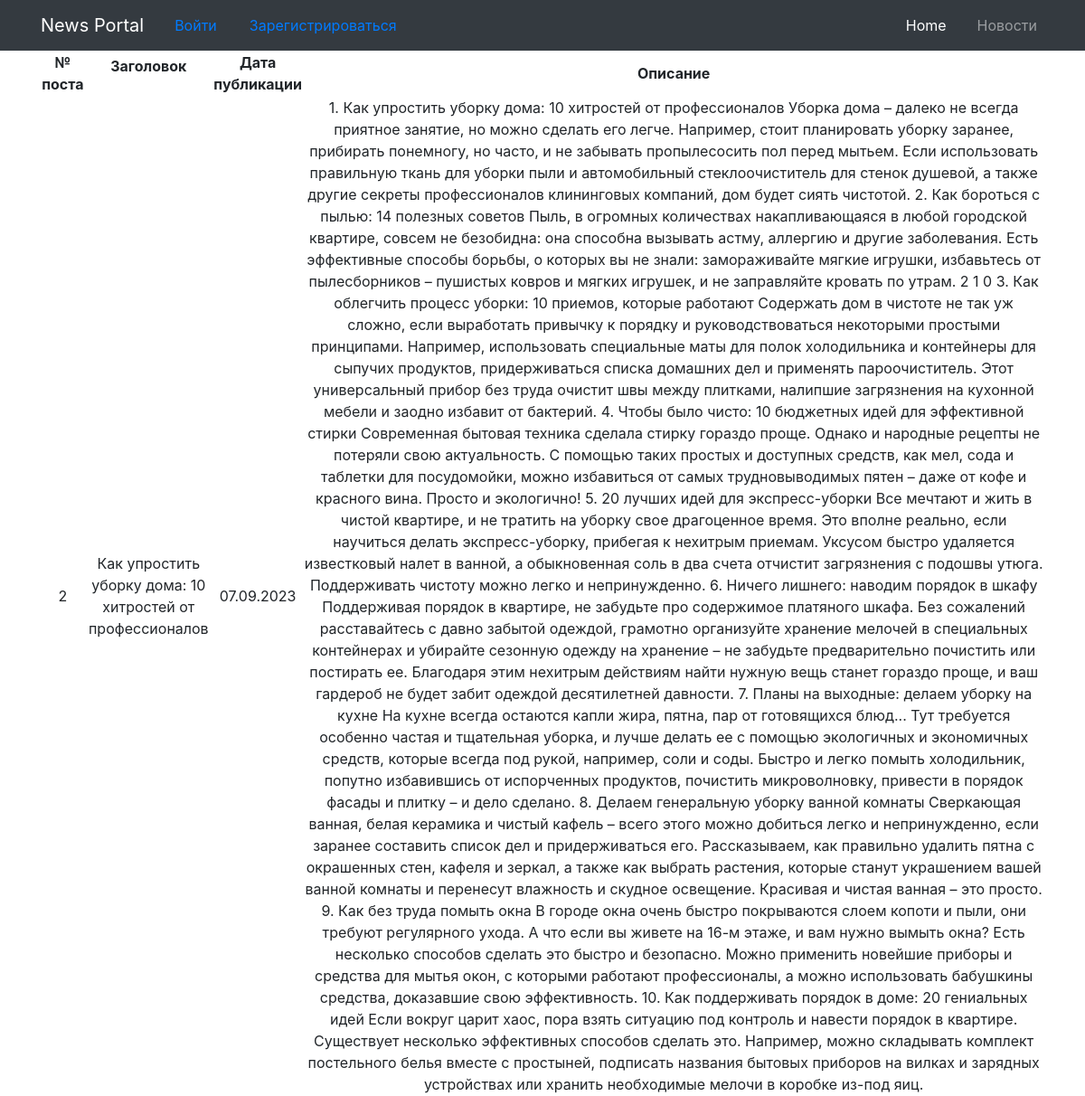
Page /2/ on the committed database.
### newsapp/models.py (models this page shows, shortened)
class Post(models.Model):
    author = models.ForeignKey(User, on_delete=models.CASCADE)
    header = models.CharField(max_length=100, blank=False)
    body = models.CharField(max_length=8000, blank=True)
    post_date = models.DateField(default=timezone.now)

### newsapp/views.py (the view)
# urls.py: path('<int:pk>/', PostDetailedView.as_view(), name='post_details'),
class PostDetailedView(DetailView):
    model = Post
    template_name = 'newsapp/post_details.html'
    queryset = Post.objects.all()

### newsapp/templatetags/custom_template_funcs.py (called while the page is built)
@register.filter(name='censor')
def censor(value, arg):
    for i in value.split():
        if i.lower() in black_list:
            value = value.replace(i, arg)
    return value

### templates/newsapp/post_details.html (shortened to what this page needs)
{% extends 'flatpages/default.html' %}
{% load custom_template_funcs %}
{% block content %}
<table>
        <tr>
            <td valign="top" align="center"><b>№ поста</b></td>
            <td align="center"><b>Заголовок<p></b></td>
            <td align="center"><b>Дата публикации</b></td>
            <td align="center"><b>Описание </b></td>
        </tr>
    <tr>
        <td align="center">{{ post.id }}</td>
        <td>{{ post.header|default:"Без заголовка"|censor:'***' }}</td>
        <td align="center">{{ post.post_date|default:"Без даты"|date:'d.m.Y' }}</td>
        <td>{{ post.body|censor:'***' }}</td>
    </tr>
</table>
{% endblock content %}

### rows in the picture
Post: id "2", header|censor "Как упростить уборку дома: 10 хитростей от профессионалов", post_date "07.09.2023", body|censor "1. Как упростить уборку дома: 10 хитростей от профессионалов Уборка дома – далеко не всегда приятное занятие, но можно сделать его легче. Например, стоит планировать уборку заранее, прибирать понемногу, но часто, и не забывать пропылесосить пол перед мытьем. Если использовать правильную ткань для уборки пыли и автомобильный стеклоочиститель для стенок душевой, а также другие секреты профессионалов клининговых компаний, дом будет сиять чистотой. 2. Как бороться с пылью: 14 полезных советов Пыль, в огромных количествах накапливающаяся в любой городской квартире, совсем не безобидна: она способна вызывать астму, аллергию и другие заболевания. Есть эффективные способы борьбы, о которых вы не…"
